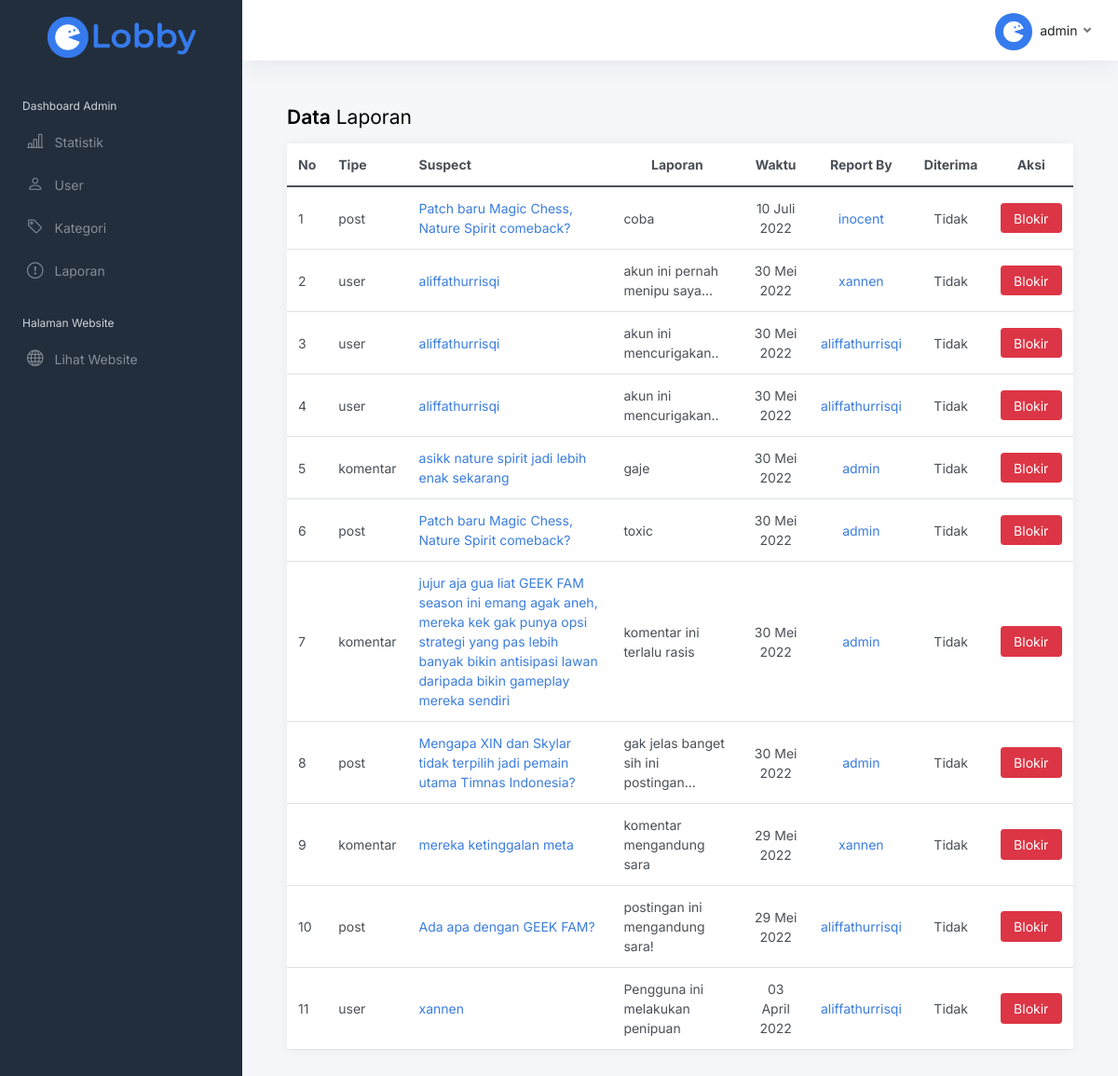
The page /admin/laporan.php (signed in) on the database its author committed.
### tables this page shows
CREATE TABLE `account` (
  `username` varchar(50) NOT NULL,
  `password` varchar(100) NOT NULL,
  `email` varchar(100) NOT NULL,
  `nama` varchar(100) NOT NULL,
  `gender` enum('Laki-Laki','Perempuan') DEFAULT NULL,
  `bio` varchar(250) DEFAULT NULL,
  `photo` varchar(9999) DEFAULT NULL,
  `dibuat` date DEFAULT NULL,
  `blokir` date DEFAULT NULL,
  `token` varchar(100) NOT NULL,
  `akses` enum('admin','user','blokir') NOT NULL,
  `verifikasi` enum('Sudah','Belum') NOT NULL,
  PRIMARY KEY (`username`)
);

CREATE TABLE `laporan` (
  `id` int(11) NOT NULL AUTO_INCREMENT,
  `pelapor` text NOT NULL,
  `tipe_laporan` enum('user','post','komentar') NOT NULL,
  `suspect` text NOT NULL,
  `alasan` text NOT NULL,
  `waktu` datetime NOT NULL,
  `konfirmasi` enum('Ya','Tidak') DEFAULT NULL,
  PRIMARY KEY (`id`)
);

CREATE TABLE `post` (
  `id` int(11) NOT NULL AUTO_INCREMENT,
  `username` varchar(50) NOT NULL,
  `waktu` datetime DEFAULT NULL,
  `konten` text NOT NULL,
  `kategori` varchar(50) NOT NULL,
  `judul` text NOT NULL,
  `konfirmasi` enum('Ya','Tidak') NOT NULL,
  PRIMARY KEY (`id`)
);

CREATE TABLE `komentar` (
  `id` int(11) NOT NULL AUTO_INCREMENT,
  `id_post` int(11) NOT NULL,
  `username` varchar(50) NOT NULL,
  `komentar` text NOT NULL,
  `waktu` datetime DEFAULT NULL,
  `konfirmasi` enum('Ya','Tidak') NOT NULL,
  PRIMARY KEY (`id`)
);

### admin/laporan.php (the view, shortened to what this page needs)
<?php
include "../config.php";
$username = $_SESSION['user_log'];
?>
<!DOCTYPE html>
<html lang="en">
<?php
include "php/head.php";
?>
<body>
    <div class="wrapper">
        <?php
        include "php/sidebar.php";
        ?>
        <div class="main">
            <?php
            include "php/navbar.php";
            ?>
            <main class="content">
                <div class="container-fluid p-0">
                    <h1 class="h3 mb-3"><strong>Data</strong> Laporan</h1>
                    <div class="row">
                        <div class="col-12 col-lg-12 col-xxl-12 d-flex">
                            <div class="card flex-fill">
                                <table class="table table-hover my-0 table-admin">
                                    <thead>
                                        <tr>
                                            <th>No</th>
                                            <th class="d-none d-xl-table-cell">Tipe</th>
                                            <th class="d-none d-xl-table-cell">Suspect</th>
                                            <th class="d-none d-md-table-cell text-center">Laporan</th>
                                            <th class="d-none d-md-table-cell text-center">Waktu</th>
                                            <th class="d-none d-md-table-cell text-center">Report By</th>
                                            <th class="d-none d-md-table-cell text-center">Diterima</th>
                                            <th class="d-none d-md-table-cell text-center">Aksi</th>
                                        </tr>
                                    </thead>
                                    <tbody>
                                        <?php
                                        $i = 0;
                                        $datalaporan = mysqli_query(
                                            $conn,
                                            "SELECT id,tipe_laporan,pelapor,suspect,alasan,
                                            DATE_FORMAT(waktu, '%d') AS tgl,
                                            DATE_FORMAT(waktu, '%M') AS bln,
                                            DATE_FORMAT(waktu, '%Y') AS thn,
                                            DATE_FORMAT(waktu, '%d') AS btgl,
                                            DATE_FORMAT(waktu, '%M') AS bbln,
                                            DATE_FORMAT(waktu, '%Y') AS bthn,
                                            konfirmasi
                                            FROM laporan ORDER BY waktu DESC"
                                        );
                                        while ($data = mysqli_fetch_array($datalaporan)) {
                                            $pBln = $data['bln'];
                                            $i++;
                                        ?>
                                            <tr>
                                                <td><?php echo $i ?></td>
                                                <td class="d-none d-xl-table-cell">
                                                    <?php echo $data['tipe_laporan']; ?>
                                                </td>
                                                <td class="text-justify">
                                                    <?php
                                                    if ($data['tipe_laporan'] == "user") {
                                                    ?>
                                                        <a href="../profile.php?id=<?php echo $data['suspect']; ?>"><?php echo $data['suspect']; ?></a>
                                                    <?php
                                                    }
                                                    if ($data['tipe_laporan'] == "post") {
                                                        $judul = $data['suspect'];
                                                        $judul_post = mysqli_query($conn, "SELECT judul FROM post WHERE id = '$judul'");
                                                        $jpost = mysqli_fetch_array($judul_post);
                                                    ?>
                                                        <a href="../discussion.php?id=<?php echo $data['suspect']; ?>"><?php echo $jpost['judul']; ?></a>
                                                    <?php
                                                    }
                                                    if ($data['tipe_laporan'] == "komentar") {
                                                        $id_kom = $data['suspect'];
                                                        $judul_post = mysqli_query($conn, "SELECT komentar.id,komentar.komentar,post.id AS post FROM komentar
                                                        INNER JOIN post ON komentar.id_post = post.id
                                                        WHERE komentar.id = '$id_kom'");
                                                        $jpost = mysqli_fetch_array($judul_post);
                                                    ?>
                                                        <a href="../discussion.php?id=<?php echo $jpost['post']; ?>"><?php echo $jpost['komentar']; ?></a>
                                                    <?php
                                                    }
                                                    ?>
                                                </td>
                                                <td class=" text-justify">
                                                    <?php echo $data['alasan']; ?>
                                                </td>
                                                <td class="text-center">
                                                    <?php echo $data['tgl'] . " " . $pBln . " " . $data['thn']; ?>
                                                </td>
                                                <td class="text-center">
                                                    <a href="../profile.php?id=<?php echo $data['pelapor']; ?>"><?php echo $data['pelapor']; ?></a>
                                                </td>
                                                <td class="text-center">
                                                    <?php echo $data['konfirmasi']; ?>
                                                </td>
                                                <td class="text-center">
                                                    <form method="POST">
                                                        <?php
                                                        if ($data['tipe_laporan'] == "user") {
                                                            if ($data['konfirmasi'] == "Tidak") {
                                                        ?>
                                                                <a class="btn btn-danger" href="laporan_pengguna.php?id=<?php echo $data['suspect']; ?>&laporan=<?php echo $data['id']; ?>">
                                                                    Blokir</a>
                                                            <?php
                                                            } else {
                                                            ?>
                                                                <a class="btn btn-success" href="kembalikan_laporan_pengguna.php?id=<?php echo $data['suspect']; ?>&laporan=<?php echo $data['id']; ?>">
                                                                    Kembalikan</a>
                                                            <?php
                                                            }
                                                        }
                                                        if ($data['tipe_laporan'] == "post") {
                                                            if ($data['konfirmasi'] == "Tidak") {
                                                            ?>
                                                                <a class="btn btn-danger" href="laporan_post.php?id=<?php echo $data['suspect']; ?>&laporan=<?php echo $data['id']; ?>">
                                                                    Blokir</a>
                                                            <?php
                                                            } else {
                                                            ?>
                                                                <a class="btn btn-success" href="kembali_post.php?id=<?php echo $data['suspect']; ?>&laporan=<?php echo $data['id']; ?>">
                                                                    Kembalikan</a>
                                                            <?php
                                                            }
                                                        }
                                                        if ($data['tipe_laporan'] == "komentar") {
                                                            if ($data['konfirmasi'] == "Tidak") {
                                                            ?>
                                                                <a class="btn btn-danger" href="laporan_komentar.php?id=<?php echo $data['suspect']; ?>&laporan=<?php echo $data['id']; ?>">
                                                                    Blokir</a>
                                                            <?php
                                                            } else {
                                                            ?>
                                                                <a class="btn btn-success" href="kembalikan_laporan_komentar.php?id=<?php echo $data['suspect']; ?>&laporan=<?php echo $data['id']; ?>">
                                                                    Kembalikan</a>
                                                        <?php
                                                            }
                                                        }
                                                        ?>
                                                    </form>
                                                </td>
                                            </tr>
                                        <?php
                                        }
                                        ?>
                                    </tbody>
                                </table>
                            </div>
                        </div>
                    </div>
                </div>
            </main>
        </div>
    </div>
</body>

### admin/php/navbar.php (shortened to what this page needs)
<nav class="navbar navbar-expand navbar-light navbar-bg">
    <div class="navbar-collapse collapse">
        <ul class="navbar-nav navbar-align">
            <?php
            if ($_SESSION['user_log'] != NULL) {
                $login = mysqli_query($conn, "SELECT * FROM account WHERE username = '$username'");
                while ($row = mysqli_fetch_array($login)) {
                    $userimg = $row["photo"];
                    if ($userimg == NULL) {
                        $userimg = "default_image.png";
                    }
            ?>
                    <li class="nav-item dropdown">
                        <a class="nav-link dropdown-toggle d-none d-sm-inline-block" data-bs-toggle="dropdown">
                            <img src="img/user/<?php echo $userimg; ?>" class="avatar img-fluid rounded-circle  me-1" alt="<?php echo $row["username"]; ?>" /> <span class="text-dark"><?php echo $row["username"]; ?></span>
                        </a>
                    </li>
                <?php
                }
            }
            ?>
        </ul>
    </div>
</nav>

### rows shown on the page
account: username (placeholder picture), username "admin"
laporan: tipe_laporan "post", post.judul "Patch baru Magic Chess, Nature Spirit comeback?", alasan "coba", tgl "10", pBln "Juli", thn "2022", pelapor "inocent", konfirmasi "Tidak"
laporan: tipe_laporan "user", suspect "aliffathurrisqi", alasan "akun ini pernah menipu saya...", tgl "30", pBln "Mei", thn "2022", pelapor "xannen", konfirmasi "Tidak"
laporan: tipe_laporan "user", suspect "aliffathurrisqi", alasan "akun ini mencurigakan..", tgl "30", pBln "Mei", thn "2022", pelapor "aliffathurrisqi", konfirmasi "Tidak"
laporan: tipe_laporan "user", suspect "aliffathurrisqi", alasan "akun ini mencurigakan..", tgl "30", pBln "Mei", thn "2022", pelapor "aliffathurrisqi", konfirmasi "Tidak"
laporan: tipe_laporan "komentar", komentar.komentar "asikk nature spirit jadi lebih enak sekarang", alasan "gaje", tgl "30", pBln "Mei", thn "2022", pelapor "admin", konfirmasi "Tidak"
laporan: tipe_laporan "post", post.judul "Patch baru Magic Chess, Nature Spirit comeback?", alasan "toxic", tgl "30", pBln "Mei", thn "2022", pelapor "admin", konfirmasi "Tidak"
laporan: tipe_laporan "komentar", komentar.komentar "jujur aja gua liat GEEK FAM season ini emang agak aneh, mereka kek gak punya opsi strategi yang pas lebih banyak bikin antisipasi lawan daripada bikin gameplay mereka sendiri", alasan "komentar ini terlalu rasis", tgl "30", pBln "Mei", thn "2022", pelapor "admin", konfirmasi "Tidak"
laporan: tipe_laporan "post", post.judul "Mengapa XIN dan Skylar tidak terpilih jadi pemain utama Timnas Indonesia?", alasan "gak jelas banget sih ini postingan...", tgl "30", pBln "Mei", thn "2022", pelapor "admin", konfirmasi "Tidak"
laporan: tipe_laporan "komentar", komentar.komentar "mereka ketinggalan meta", alasan "komentar mengandung sara", tgl "29", pBln "Mei", thn "2022", pelapor "xannen", konfirmasi "Tidak"
laporan: tipe_laporan "post", post.judul "Ada apa dengan GEEK FAM?", alasan "postingan ini mengandung sara!", tgl "29", pBln "Mei", thn "2022", pelapor "aliffathurrisqi", konfirmasi "Tidak"
laporan: tipe_laporan "user", suspect "xannen", alasan "Pengguna ini melakukan penipuan", tgl "03", pBln "April", thn "2022", pelapor "aliffathurrisqi", konfirmasi "Tidak"
